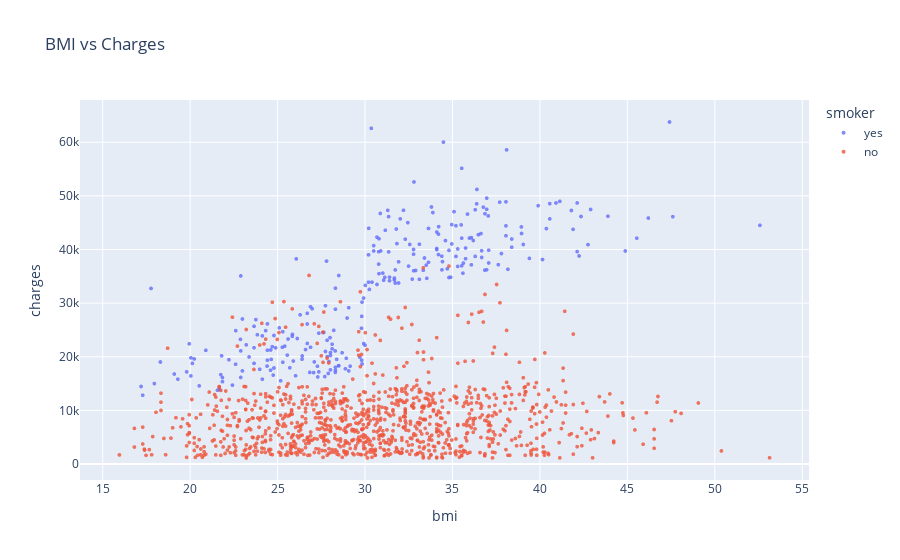

Source (notebook cell):
### Markdown cell above
### Distribution of Dataset

### Code cell
# BMI vs charges

fig = px.scatter(
    df,
    x = 'bmi',
    y = 'charges',
    color='smoker',
    opacity=0.8,
    hover_data=['sex'],
    title='BMI vs Charges'
)
fig.update_traces(marker_size=4)
fig.show()

### Figure 1 — Plotly figure (JSON) as saved in the notebook; plotly's stock layout.template omitted (floating-point values rounded to 4 significant figures; data arrays with more than 128 entries replaced by an {"elided": "..."} marker saying what was removed)
{"data": [{"customdata": {"elided": "274x1 str values"}, "hovertemplate": "smoker=yes<br>bmi=%{x}<br>charges=%{y}<br>sex=%{customdata[0]}<extra></extra>", "legendgroup": "yes", "marker": {"color": "#636efa", "opacity": 0.8, "size": 4, "symbol": "circle"}, "mode": "markers", "name": "yes", "showlegend": true, "type": "scattergl", "x": {"elided": "274 float values"}, "xaxis": "x", "y": {"elided": "274 float values"}, "yaxis": "y"}, {"customdata": {"elided": "1064x1 str values"}, "hovertemplate": "smoker=no<br>bmi=%{x}<br>charges=%{y}<br>sex=%{customdata[0]}<extra></extra>", "legendgroup": "no", "marker": {"color": "#EF553B", "opacity": 0.8, "size": 4, "symbol": "circle"}, "mode": "markers", "name": "no", "showlegend": true, "type": "scattergl", "x": {"elided": "1064 float values"}, "xaxis": "x", "y": {"elided": "1064 float values"}, "yaxis": "y"}], "layout": {"legend": {"title": {"text": "smoker"}, "tracegroupgap": 0}, "title": {"text": "BMI vs Charges"}, "xaxis": {"anchor": "y", "domain": [0, 1], "title": {"text": "bmi"}}, "yaxis": {"anchor": "x", "domain": [0, 1], "title": {"text": "charges"}}}}
